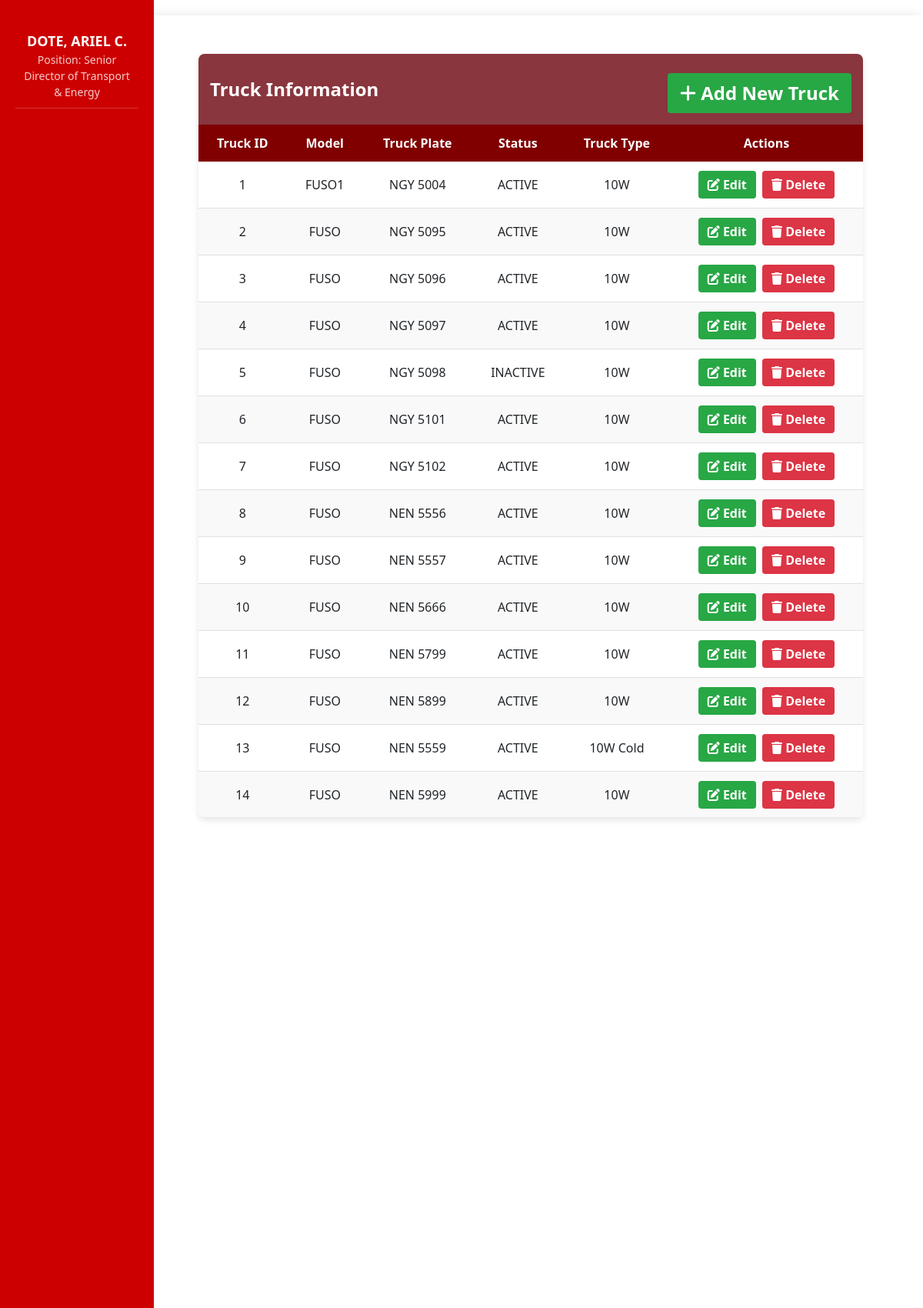
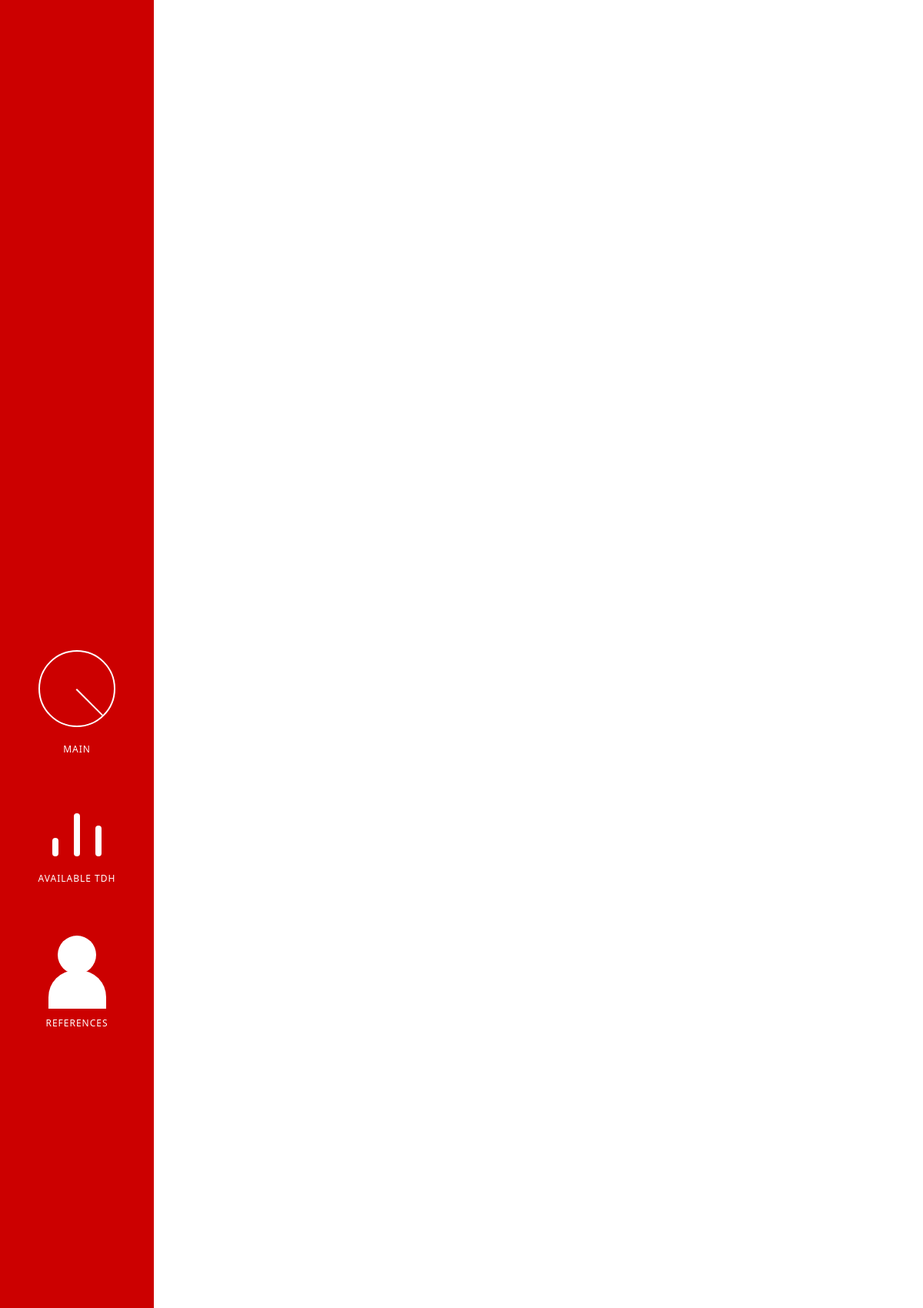
The app's page /trucks.php (signed in, upper part) with its own data (2 pictures, top to bottom).
### tables this page shows
CREATE TABLE `usertype` (
  `u_id` int(11) NOT NULL,
  `type` int(11) NOT NULL,
  `position` varchar(255) NOT NULL
);

CREATE TABLE `truck` (
  `truck_id` int(11) NOT NULL,
  `model` varchar(255) NOT NULL,
  `truck_plate` varchar(11) NOT NULL,
  `status` enum('ACTIVE','INACTIVE','','') NOT NULL,
  `truck_type` varchar(255) NOT NULL
);

### public_html/trucks.php (the view, shortened to what this page needs)
<?php
require_once 'connection.php';
$query = "SELECT * FROM truck ORDER BY truck_id";
$result = mysqli_query($conn, $query);
?>
<!DOCTYPE html>
<html lang="en">
<head>
    <link rel="stylesheet" href="assets/css/landingPage.css">
    <link rel="stylesheet" href="https://cdnjs.cloudflare.com/ajax/libs/font-awesome/6.0.0/css/all.min.css">
    <link href="https://stackpath.bootstrapcdn.com/bootstrap/4.5.2/css/bootstrap.min.css" rel="stylesheet">
</head>
<body oncontextmenu="return false" controlslist="nodownload">
    <div class="sidebar">
        <div class="user-info">
            <div class="name"><?php echo htmlspecialchars($_SESSION["fullname"]); ?></div>
            <div class="role">Position:
            <?php
                $sql = "SELECT position FROM usertype WHERE u_id = " . $_SESSION["u_id"];
                $positionResult = mysqli_query($conn, $sql);
                if ($positionResult && mysqli_num_rows($positionResult) > 0) {
                    $row = mysqli_fetch_assoc($positionResult);
                    echo htmlspecialchars($row["position"]);
                } else {
                    echo "Unknown";
                }
            ?>
            </div>
        </div>
        <div>
            <div class="metric-section" data-href="landingPage.php">
                <div class="chart-container">
                    <div class="pie-chart">
                        <div class="pie-slice"></div>
                    </div>
                </div>
                <div class="metric-title">MAIN</div>
            </div>
            <div class="metric-section" data-href="available.php">
                <div class="bar-container">
                    <div class="bar bar-1"></div>
                    <div class="bar bar-2"></div>
                    <div class="bar bar-3"></div>
                </div>
                <div class="metric-title">AVAILABLE TDH</div>
            </div>
            <div class="metric-section" data-href="references.php">
                <div class="chart-container">
                    <div class="people-icon">
                        <div class="people-head"></div>
                        <div class="people-body"></div>
                    </div>
                </div>
                <div class="metric-title">REFERENCES</div>
            </div>
        </div>
    </div>
    <div class="main-content">
        <div class="truck-table-container">
            <div class="table-header">
                <span>Truck Information</span>
                <button type="button" class="add-truck-btn" data-toggle="modal" data-target="#addTruckModal">
                    <i class="fas fa-plus"></i> Add New Truck
                </button>
            </div>
            <div class="table-responsive">
                <table class="truck-table">
                    <thead>
                        <tr>
                            <th>Truck ID</th>
                            <th>Model</th>
                            <th>Truck Plate</th>
                            <th>Status</th>
                            <th>Truck Type</th>
                            <th>Actions</th>
                        </tr>
                    </thead>
                    <tbody>
                        <?php if($result && mysqli_num_rows($result) > 0): ?>
                            <?php while($row = mysqli_fetch_assoc($result)): ?>
                            <tr>
                                <td><?php echo htmlspecialchars($row['truck_id']); ?></td>
                                <td><?php echo htmlspecialchars($row['model']); ?></td>
                                <td><?php echo htmlspecialchars($row['truck_plate']); ?></td>
                                <td><?php echo htmlspecialchars($row['status']); ?></td>
                                <td><?php echo htmlspecialchars($row['truck_type']); ?></td>
                                <td class="action-buttons">
                                    <button type="button" class="btn btn-success editbtn" data-toggle="modal" data-target="#editmodal" data-id="<?php echo $row['truck_id']; ?>">
                                        <i class="fas fa-edit"></i> Edit
                                    </button>
                                    <button type="button" class="btn btn-danger deletebtn" data-toggle="modal" data-target="#deletemodal" data-id="<?php echo $row['truck_id']; ?>">
                                        <i class="fas fa-trash"></i> Delete
                                    </button>
                                </td>
                            </tr>
                            <?php endwhile; ?>
                        <?php else: ?>
                            <tr>
                                <td colspan="6" class="text-center">No trucks found</td>
                            </tr>
                        <?php endif; ?>
                    </tbody>
                </table>
            </div>
        </div>
    </div>
</body>
</html>

### public_html/assets/css/landingPage.css (style rules this page uses)
* { margin: 0; padding: 0; box-sizing: border-box; font-family: 'Segoe UI', Tahoma, Geneva, Verdana, sans-serif; }
body { height: 100vh; display: flex; background-color: #f5f5f5; overflow-x: hidden; }
.sidebar { background-color: #cc0000; width: 200px; min-width: 200px; color: white; padding: 30px 20px; display: flex; flex-direction: column; align-items: center; justify-content: space-between; transition: all 0.3s ease; z-index: 100; }
.metric-section { display: flex; flex-direction: column; align-items: center; margin-bottom: 30px; width: 100%; }
.metric-title { font-size: 12px; letter-spacing: 1px; margin-top: 10px; margin-bottom: 20px; text-align: center; }
.chart-container { width: 100px; height: 100px; position: relative; margin-bottom: 10px; }
.pie-chart { width: 100%; height: 100%; border-radius: 50%; border: 2px solid white; position: relative; display: flex; align-items: center; justify-content: center; }
.pie-slice { position: absolute; width: 50%; height: 50%; top: 0; left: 50%; border-left: 2px solid white; transform-origin: bottom left; transform: rotate(45deg); }
.bar-container { display: flex; justify-content: center; align-items: flex-end; height: 80px; width: 100%; padding: 0 20px; margin-bottom: 10px; }
.bar { width: 8px; background-color: white; margin: 0 10px; border-radius: 10px; }
.bar-1 { height: 30%; }
.bar-2 { height: 70%; }
.bar-3 { height: 50%; }
.main-content { flex: 1; padding: 30px; background-color: white; border-radius: 20px 0 0 20px; margin: 20px 0 20px -20px; box-shadow: -5px 0 15px rgba(0, 0, 0, 0.1); display: flex; flex-direction: column; align-items: center; overflow-y: auto; }
.people-icon { width: 100px; height: 60px; position: relative; display: flex; align-items: center; justify-content: center; }
.people-head { width: 50px; height: 50px; background-color: white; border-radius: 50%; position: absolute; top: 15px; }
.people-body { width: 75px; height: 50px; background-color: white; position: absolute; top: 60px; border-radius: 35px 35px 0 0; }
.metric-section { cursor: pointer; transition: transform 0.3s ease, box-shadow 0.3s ease; }
.user-info { color: white; text-align: center; padding: 10px; margin-bottom: 20px; border-bottom: 1px solid rgba(255, 255, 255, 0.2); }
.user-info .name { font-size: 18px; font-weight: bold; }
.user-info .role { font-size: 14px; opacity: 0.8; }

### public_html/trucks.php (style rules this page uses)
body { font-family: 'Segoe UI', Tahoma, Geneva, Verdana, sans-serif; overflow-x: hidden; }
.truck-table-container { margin: 20px auto; width: 90%; max-width: 1500px; box-shadow: 0 4px 8px rgba(0, 0, 0, 0.1); border-radius: 8px; overflow: hidden; background-color: #fff; }
.table-header { background-color: rgba(106, 0, 11, 0.79); color: white; padding: 15px; text-align: center; font-size: 1.5rem; font-weight: bold; display: flex; flex-wrap: wrap; justify-content: space-between; align-items: center; }
.add-truck-btn { background-color: #28a745; color: white; border: none; padding: 8px 16px; border-radius: 4px; cursor: pointer; font-weight: bold; white-space: nowrap; margin-top: 10px; }
.truck-table { width: 100%; border-collapse: collapse; box-shadow: 0 2px 3px rgba(0, 0, 0, 0.1); }
.truck-table th { background-color: maroon; color: white; font-weight: bold; text-align: center; padding: 12px 15px; }
.truck-table td { padding: 10px 15px; text-align: center; border-bottom: 1px solid #e0e0e0; word-break: break-word; }
.truck-table tr:nth-child(even) { background-color: #f9f9f9; }
.btn { padding: 6px 12px; border: none; border-radius: 4px; cursor: pointer; font-weight: bold; text-decoration: none; display: inline-block; margin: 2px; white-space: nowrap; }
.btn-success { background-color: #28a745; color: white; }
.btn-danger { background-color: #dc3545; color: white; }
.table-responsive { overflow-x: auto; border-radius: 0px; box-shadow: 0 2px 5px rgba(0, 0, 0, 0.1); max-height: 900px; overflow-y: auto; }
.truck-table thead { position: sticky; top: 0; background-color: maroon; color: white; z-index: 10; }

### records on screen
usertype: position "Senior Director of Transport & Energy"
truck: truck_id "1", model "FUSO1", truck_plate "NGY 5004", status "ACTIVE", truck_type "10W"
truck: truck_id "2", model "FUSO", truck_plate "NGY 5095", status "ACTIVE", truck_type "10W"
truck: truck_id "3", model "FUSO", truck_plate "NGY 5096", status "ACTIVE", truck_type "10W"
truck: truck_id "4", model "FUSO", truck_plate "NGY 5097", status "ACTIVE", truck_type "10W"
truck: truck_id "5", model "FUSO", truck_plate "NGY 5098", status "INACTIVE", truck_type "10W"
truck: truck_id "6", model "FUSO", truck_plate "NGY 5101", status "ACTIVE", truck_type "10W"
truck: truck_id "7", model "FUSO", truck_plate "NGY 5102", status "ACTIVE", truck_type "10W"
truck: truck_id "8", model "FUSO", truck_plate "NEN 5556", status "ACTIVE", truck_type "10W"
truck: truck_id "9", model "FUSO", truck_plate "NEN 5557", status "ACTIVE", truck_type "10W"
truck: truck_id "10", model "FUSO", truck_plate "NEN 5666", status "ACTIVE", truck_type "10W"
truck: truck_id "11", model "FUSO", truck_plate "NEN 5799", status "ACTIVE", truck_type "10W"
truck: truck_id "12", model "FUSO", truck_plate "NEN 5899", status "ACTIVE", truck_type "10W"
truck: truck_id "13", model "FUSO", truck_plate "NEN 5559", status "ACTIVE", truck_type "10W Cold"
truck: truck_id "14", model "FUSO", truck_plate "NEN 5999", status "ACTIVE", truck_type "10W"

### other values on screen
$_SESSION["fullname"] "DOTE, ARIEL C."
